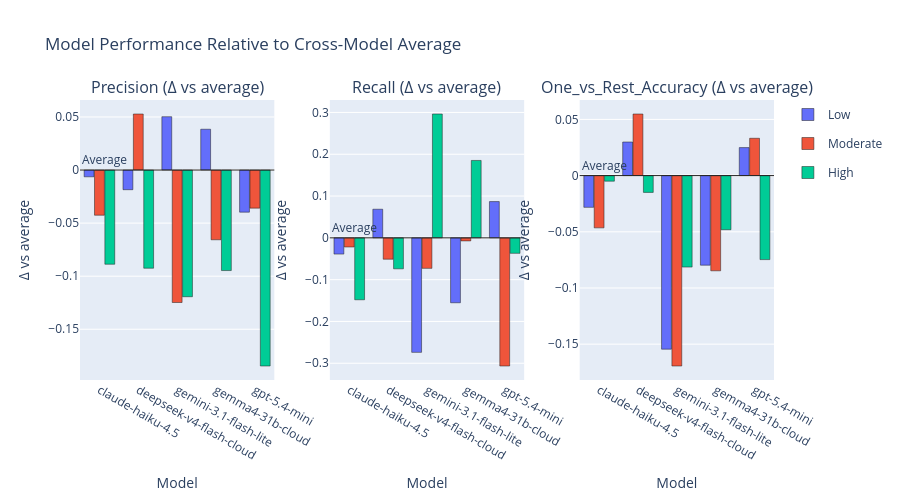

Notebook code for this chart:
### Code cell
# Compare each model against the "Average across models" baseline, per class.
# Support is excluded here: it's a sample count, not a higher-is-better metric,
# so "better/worse than average" doesn't apply to it.
delta_metrics = ["Precision", "Recall", "One_vs_Rest_Accuracy"]
colors = {"Low": "#636EFA", "Moderate": "#EF553B", "High": "#00CC96"}

average_metrics_df = (
    class_metrics_df.loc[class_metrics_df["Model"] == AVERAGE_MODEL_NAME, ["Class"] + delta_metrics]
    .rename(columns={metric: f"{metric}_avg" for metric in delta_metrics})
)

delta_df = class_metrics_df[class_metrics_df["Model"] != AVERAGE_MODEL_NAME].merge(
    average_metrics_df, on="Class", how="left"
)
for metric in delta_metrics:
    delta_df[f"{metric}_delta"] = delta_df[metric] - delta_df[f"{metric}_avg"]

model_order = sorted(delta_df["Model"].unique())

fig = make_subplots(
    rows=1, cols=3,
    subplot_titles=[f"{m} (Δ vs average)" for m in delta_metrics],
    horizontal_spacing=0.08,
)

for col_idx, metric in enumerate(delta_metrics, start=1):
    for class_label in LABEL_ORDER:
        class_data = (
            delta_df[delta_df["Class"] == class_label]
            .set_index("Model")
            .reindex(model_order)
            .reset_index()
        )
        fig.add_trace(
            go.Bar(
                x=class_data["Model"],
                y=class_data[f"{metric}_delta"],
                name=class_label,
                marker=dict(color=colors[class_label], line=dict(color="#1f1f1f", width=0.5)),
                legendgroup=class_label,
                showlegend=(col_idx == 1),
                customdata=np.stack([class_data[metric], class_data[f"{metric}_avg"]], axis=-1),
                hovertemplate=(
                    f"<b>{class_label}</b><br>"
                    "Model: %{x}<br>"
                    f"{metric}: %{{customdata[0]:.3f}}<br>"
                    "Average: %{customdata[1]:.3f}<br>"
                    "Δ: %{y:+.3f}"
                    "<extra></extra>"
                ),
            ),
            row=1,
            col=col_idx,
        )
    fig.add_hline(
        y=0,
        line_width=1,
        line_color="#1f1f1f",
        annotation_text="Average",
        annotation_position="top left",
        row=1,
        col=col_idx,
    )
    fig.update_yaxes(title_text="Δ vs average", row=1, col=col_idx)
    fig.update_xaxes(title_text="Model", row=1, col=col_idx)

fig.update_layout(
    title_text="Model Performance Relative to Cross-Model Average",
    barmode="group",
    bargap=0.2,
    bargroupgap=0.05,
    height=500,
    hovermode="closest",
)

fig.show()

### Figure 1 — Plotly figure (JSON) as saved in the notebook; plotly's stock layout.template omitted (floating-point values rounded to 4 significant figures)
{"data": [{"customdata": [[0.8742, 0.8806], [0.8621, 0.8806], [0.9309, 0.8806], [0.919, 0.8806], [0.8409, 0.8806]], "hovertemplate": "<b>Low</b><br>Model: %{x}<br>Precision: %{customdata[0]:.3f}<br>Average: %{customdata[1]:.3f}<br>Δ: %{y:+.3f}<extra></extra>", "legendgroup": "Low", "marker": {"color": "#636EFA", "line": {"color": "#1f1f1f", "width": 0.5}}, "name": "Low", "showlegend": true, "type": "bar", "x": ["claude-haiku-4.5", "deepseek-v4-flash-cloud", "gemini-3.1-flash-lite", "gemma4-31b-cloud", "gpt-5.4-mini"], "xaxis": "x", "y": [-0.006383, -0.01853, 0.05025, 0.03843, -0.03969], "yaxis": "y"}, {"customdata": [[0.3164, 0.359], [0.4118, 0.359], [0.2342, 0.359], [0.2933, 0.359], [0.3231, 0.359]], "hovertemplate": "<b>Moderate</b><br>Model: %{x}<br>Precision: %{customdata[0]:.3f}<br>Average: %{customdata[1]:.3f}<br>Δ: %{y:+.3f}<extra></extra>", "legendgroup": "Moderate", "marker": {"color": "#EF553B", "line": {"color": "#1f1f1f", "width": 0.5}}, "name": "Moderate", "showlegend": true, "type": "bar", "x": ["claude-haiku-4.5", "deepseek-v4-flash-cloud", "gemini-3.1-flash-lite", "gemma4-31b-cloud", "gpt-5.4-mini"], "xaxis": "x", "y": [-0.04257, 0.05279, -0.1248, -0.06569, -0.0359], "yaxis": "y"}, {"customdata": [[0.2143, 0.303], [0.2105, 0.303], [0.1837, 0.303], [0.2083, 0.303], [0.1184, 0.303]], "hovertemplate": "<b>High</b><br>Model: %{x}<br>Precision: %{customdata[0]:.3f}<br>Average: %{customdata[1]:.3f}<br>Δ: %{y:+.3f}<extra></extra>", "legendgroup": "High", "marker": {"color": "#00CC96", "line": {"color": "#1f1f1f", "width": 0.5}}, "name": "High", "showlegend": true, "type": "bar", "x": ["claude-haiku-4.5", "deepseek-v4-flash-cloud", "gemini-3.1-flash-lite", "gemma4-31b-cloud", "gpt-5.4-mini"], "xaxis": "x", "y": [-0.08874, -0.0925, -0.1194, -0.0947, -0.1846], "yaxis": "y"}, {"customdata": [[0.6347, 0.6735], [0.742, 0.6735], [0.3995, 0.6735], [0.5183, 0.6735], [0.7603, 0.6735]], "hovertemplate": "<b>Low</b><br>Model: %{x}<br>Recall: %{customdata[0]:.3f}<br>Average: %{customdata[1]:.3f}<br>Δ: %{y:+.3f}<extra></extra>", "legendgroup": "Low", "marker": {"color": "#636EFA", "line": {"color": "#1f1f1f", "width": 0.5}}, "name": "Low", "showlegend": false, "type": "bar", "x": ["claude-haiku-4.5", "deepseek-v4-flash-cloud", "gemini-3.1-flash-lite", "gemma4-31b-cloud", "gpt-5.4-mini"], "xaxis": "x2", "y": [-0.03881, 0.06849, -0.274, -0.1553, 0.08676], "yaxis": "y2"}, {"customdata": [[0.5912, 0.6131], [0.562, 0.6131], [0.5401, 0.6131], [0.6058, 0.6131], [0.3066, 0.6131]], "hovertemplate": "<b>Moderate</b><br>Model: %{x}<br>Recall: %{customdata[0]:.3f}<br>Average: %{customdata[1]:.3f}<br>Δ: %{y:+.3f}<extra></extra>", "legendgroup": "Moderate", "marker": {"color": "#EF553B", "line": {"color": "#1f1f1f", "width": 0.5}}, "name": "Moderate", "showlegend": false, "type": "bar", "x": ["claude-haiku-4.5", "deepseek-v4-flash-cloud", "gemini-3.1-flash-lite", "gemma4-31b-cloud", "gpt-5.4-mini"], "xaxis": "x2", "y": [-0.0219, -0.05109, -0.07299, -0.007299, -0.3066], "yaxis": "y2"}, {"customdata": [[0.2222, 0.3704], [0.2963, 0.3704], [0.6667, 0.3704], [0.5556, 0.3704], [0.3333, 0.3704]], "hovertemplate": "<b>High</b><br>Model: %{x}<br>Recall: %{customdata[0]:.3f}<br>Average: %{customdata[1]:.3f}<br>Δ: %{y:+.3f}<extra></extra>", "legendgroup": "High", "marker": {"color": "#00CC96", "line": {"color": "#1f1f1f", "width": 0.5}}, "name": "High", "showlegend": false, "type": "bar", "x": ["claude-haiku-4.5", "deepseek-v4-flash-cloud", "gemini-3.1-flash-lite", "gemma4-31b-cloud", "gpt-5.4-mini"], "xaxis": "x2", "y": [-0.1481, -0.07407, 0.2963, 0.1852, -0.03704], "yaxis": "y2"}, {"customdata": [[0.6678, 0.696], [0.7259, 0.696], [0.5415, 0.696], [0.6163, 0.696], [0.7209, 0.696]], "hovertemplate": "<b>Low</b><br>Model: %{x}<br>One_vs_Rest_Accuracy: %{customdata[0]:.3f}<br>Average: %{customdata[1]:.3f}<br>Δ: %{y:+.3f}<extra></extra>", "legendgroup": "Low", "marker": {"color": "#636EFA", "line": {"color": "#1f1f1f", "width": 0.5}}, "name": "Low", "showlegend": false, "type": "bar", "x": ["claude-haiku-4.5", "deepseek-v4-flash-cloud", "gemini-3.1-flash-lite", "gemma4-31b-cloud", "gpt-5.4-mini"], "xaxis": "x3", "y": [-0.02824, 0.0299, -0.1545, -0.07973, 0.02492], "yaxis": "y3"}, {"customdata": [[0.6163, 0.6628], [0.7176, 0.6628], [0.4934, 0.6628], [0.5781, 0.6628], [0.696, 0.6628]], "hovertemplate": "<b>Moderate</b><br>Model: %{x}<br>One_vs_Rest_Accuracy: %{customdata[0]:.3f}<br>Average: %{customdata[1]:.3f}<br>Δ: %{y:+.3f}<extra></extra>", "legendgroup": "Moderate", "marker": {"color": "#EF553B", "line": {"color": "#1f1f1f", "width": 0.5}}, "name": "Moderate", "showlegend": false, "type": "bar", "x": ["claude-haiku-4.5", "deepseek-v4-flash-cloud", "gemini-3.1-flash-lite", "gemma4-31b-cloud", "gpt-5.4-mini"], "xaxis": "x3", "y": [-0.04651, 0.05482, -0.1694, -0.08472, 0.03322], "yaxis": "y3"}, {"customdata": [[0.9286, 0.9336], [0.9186, 0.9336], [0.8522, 0.9336], [0.8854, 0.9336], [0.8588, 0.9336]], "hovertemplate": "<b>High</b><br>Model: %{x}<br>One_vs_Rest_Accuracy: %{customdata[0]:.3f}<br>Average: %{customdata[1]:.3f}<br>Δ: %{y:+.3f}<extra></extra>", "legendgroup": "High", "marker": {"color": "#00CC96", "line": {"color": "#1f1f1f", "width": 0.5}}, "name": "High", "showlegend": false, "type": "bar", "x": ["claude-haiku-4.5", "deepseek-v4-flash-cloud", "gemini-3.1-flash-lite", "gemma4-31b-cloud", "gpt-5.4-mini"], "xaxis": "x3", "y": [-0.004983, -0.01495, -0.0814, -0.04817, -0.07475], "yaxis": "y3"}], "layout": {"annotations": [{"font": {"size": 16}, "showarrow": false, "text": "Precision (Δ vs average)", "x": 0.14, "xanchor": "center", "xref": "paper", "y": 1, "yanchor": "bottom", "yref": "paper"}, {"font": {"size": 16}, "showarrow": false, "text": "Recall (Δ vs average)", "x": 0.5, "xanchor": "center", "xref": "paper", "y": 1, "yanchor": "bottom", "yref": "paper"}, {"font": {"size": 16}, "showarrow": false, "text": "One_vs_Rest_Accuracy (Δ vs average)", "x": 0.86, "xanchor": "center", "xref": "paper", "y": 1, "yanchor": "bottom", "yref": "paper"}, {"showarrow": false, "text": "Average", "x": 0, "xanchor": "left", "xref": "x domain", "y": 0, "yanchor": "bottom", "yref": "y"}, {"showarrow": false, "text": "Average", "x": 0, "xanchor": "left", "xref": "x2 domain", "y": 0, "yanchor": "bottom", "yref": "y2"}, {"showarrow": false, "text": "Average", "x": 0, "xanchor": "left", "xref": "x3 domain", "y": 0, "yanchor": "bottom", "yref": "y3"}], "bargap": 0.2, "bargroupgap": 0.05, "barmode": "group", "height": 500, "hovermode": "closest", "shapes": [{"line": {"color": "#1f1f1f", "width": 1}, "type": "line", "x0": 0, "x1": 1, "xref": "x domain", "y0": 0, "y1": 0, "yref": "y"}, {"line": {"color": "#1f1f1f", "width": 1}, "type": "line", "x0": 0, "x1": 1, "xref": "x2 domain", "y0": 0, "y1": 0, "yref": "y2"}, {"line": {"color": "#1f1f1f", "width": 1}, "type": "line", "x0": 0, "x1": 1, "xref": "x3 domain", "y0": 0, "y1": 0, "yref": "y3"}], "title": {"text": "Model Performance Relative to Cross-Model Average"}, "xaxis": {"anchor": "y", "domain": [0, 0.28], "title": {"text": "Model"}}, "xaxis2": {"anchor": "y2", "domain": [0.36, 0.64], "title": {"text": "Model"}}, "xaxis3": {"anchor": "y3", "domain": [0.72, 1], "title": {"text": "Model"}}, "yaxis": {"anchor": "x", "domain": [0, 1], "title": {"text": "Δ vs average"}}, "yaxis2": {"anchor": "x2", "domain": [0, 1], "title": {"text": "Δ vs average"}}, "yaxis3": {"anchor": "x3", "domain": [0, 1], "title": {"text": "Δ vs average"}}}}
